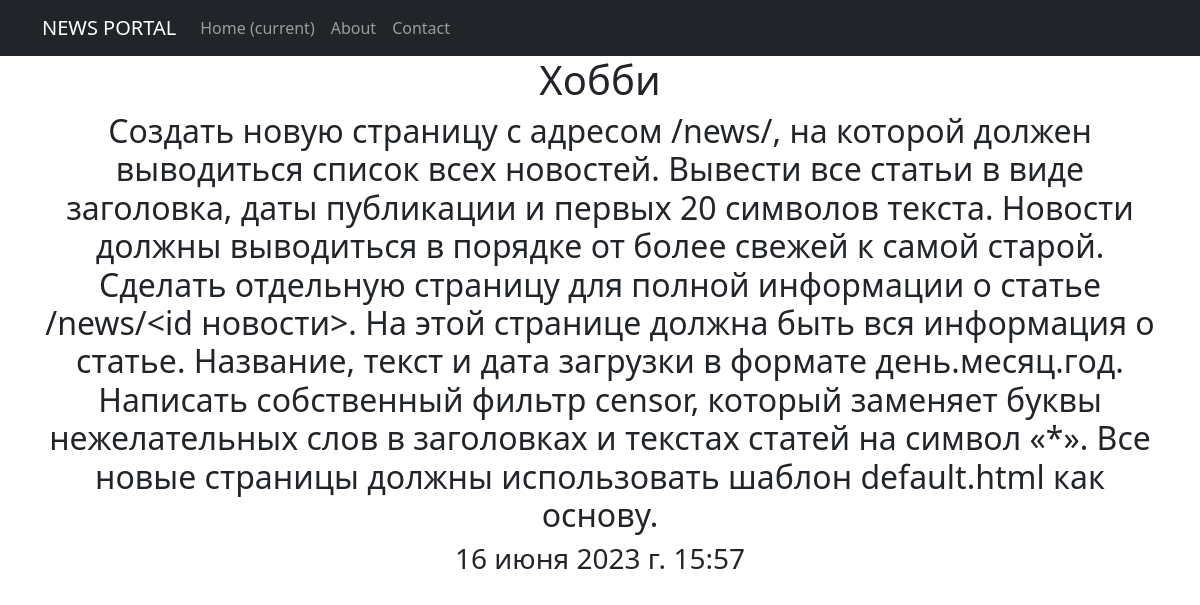
The page /news/1 on the database as committed earlier.
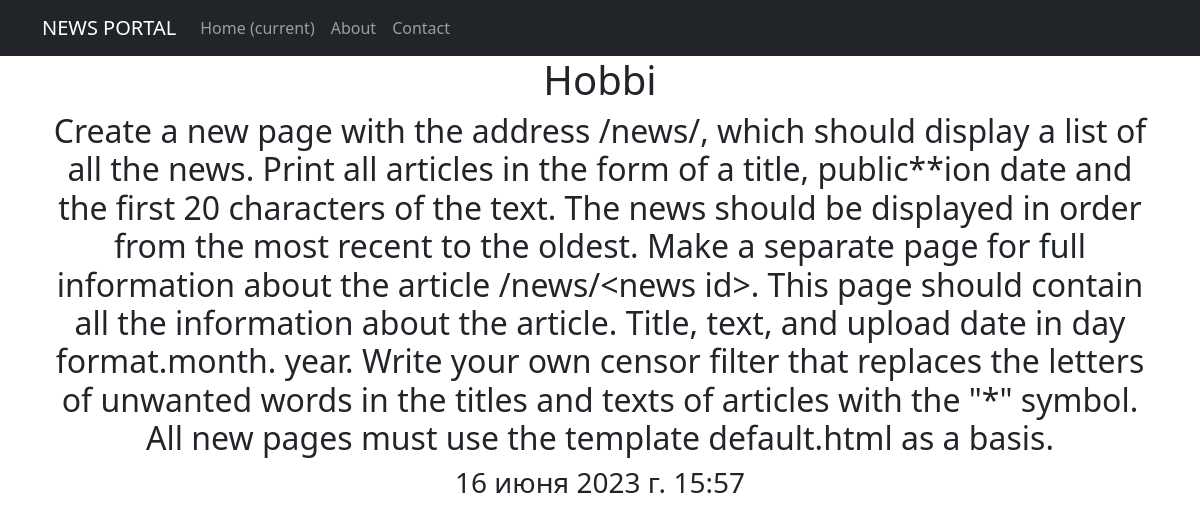
The same page on the database as committed later.
### news/models.py (models this page shows, shortened)
class Post(models.Model):
    author = models.ForeignKey(Author, on_delete=models.CASCADE)
    NEWS = 'NW'
    ARTICLE = 'AR'
    CATEGORY_CHOICES = [
        (NEWS, 'Новость'),
        (ARTICLE, 'Статья'),
    ]
    categoryType = models.CharField(max_length=2, choices=CATEGORY_CHOICES, default=ARTICLE)
    name = models.CharField(max_length=50, unique=True)
    description = models.TextField()
    createDate = models.DateTimeField(auto_now_add=True)
    rating = models.IntegerField(default=0)
    category = models.ManyToManyField(Category, through = 'PostCategory')
    verbose_name = pgettext_lazy('help text for MyModel model', 'This is the help text'),

### news/views.py (the view)
# urls.py: path('<int:pk>', PostDetail.as_view(), name='post_detail'),
class PostDetail(DetailView):
    model = Post
    template_name = 'post.html'
    context_object_name = 'post'

### news/templatetags/custom_filters.py (called while the page is built)
@register.filter()
def tsenzor(value):
    bad_words = ['cat', 'dog', 'opinion']
    for i in bad_words:
        value = value.replace(str(i), i[0] + '*' * (len(i) - 1))
    return value

### templates/post.html (shortened to what this page needs)
{% extends 'flatpages/default.html' %}
{% load custom_filters %}
{% block content %}
<h1>{{ post.name|tsenzor }}</h1>
<h2>{{ post.description|tsenzor }}</h2>
<h3>{{ post.createDate }}</h3>
{% endblock content %}

Rows that differ between the two databases and show on the page:
changed Post: name|tsenzor "Хобби" → "Hobbi"; description|tsenzor "Создать новую страницу с адресом /news/, на которой должен выводиться список всех новостей. Вывести все статьи в виде заголовка, даты публикации и первых 20 символов текста. Новости должны выводиться в порядке от более свежей к самой старой. Сделать отдельную страницу для полной информации о статье /news/<id новости>. На этой странице должна быть вся информация о статье. Название, текст и дата загрузки в формате день.месяц.год. Написать собственный фильтр censor, который заменяет буквы нежелательных слов в заголовках и текстах статей на символ «*». Все новые страницы должны использовать шаблон default.html как основу." → "Create a new page with the address /news/, which should display a list of all the news. Print all articles in the form of a title, public**ion date and the first 20 characters of the text. The news should be displayed in order from the most recent to the oldest. Make a separate page for full information about the article /news/<news id>. This page should contain all the information about the article. Title, text, and upload date in day format.month. year. Write your own censor filter that replaces the letters of unwanted words in the titles and texts of articles with the \"*\" symbol. All new pages must use the template default.html as a basis."
